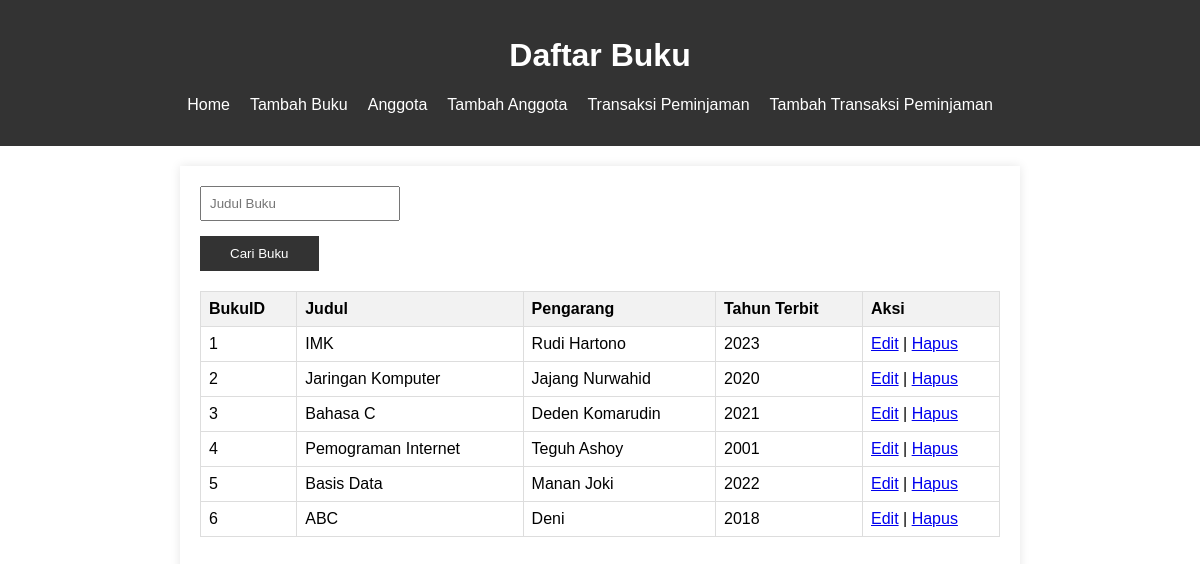
The page / on the database its author committed.
### tables this page shows
CREATE TABLE `buku` (
  `BukuID` int(11) NOT NULL,
  `Judul` varchar(255) NOT NULL,
  `Pengarang` varchar(255) DEFAULT NULL,
  `TahunTerbit` int(11) DEFAULT NULL
);

### index.php (the view, shortened to what this page needs)
<!DOCTYPE html>
<html lang="en">
<head>
    <link rel="stylesheet" href="style.css">
</head>
<body>
    <header>
        <h1>Daftar Buku</h1>
        <nav>
            <ul>
                <li><a href="index.php">Home</a></li>
                <li><a href="tambah.php">Tambah Buku</a></li>
                <li><a href="anggota.php"> Anggota</a></li>
                <li><a href="tambah_anggota.php">Tambah Anggota</a></li>
                <li><a href="transaksi.php">Transaksi Peminjaman</a></li>
                <li><a href="tambah_transaksi.php">Tambah Transaksi Peminjaman</a></li>
            </ul>
        </nav>
    </header>
    <section>
        <form action="index.php" method="GET" class="search-form">
            <div class="search-container">
                <input type="text" id="search" name="search" placeholder="Judul Buku" value="<?php echo isset($_GET['search']) ? $_GET['search'] : ''; ?>">
            </div>
            <button type="submit">Cari Buku</button>
        </form>
        <table class="responsive-table">
            <tr>
                <th>BukuID</th>
                <th>Judul</th>
                <th>Pengarang</th>
                <th>Tahun Terbit</th>
                <th>Aksi</th>
            </tr>
            <?php
            include('koneksi.php');
            $search = isset($_GET['search']) ? $_GET['search'] : '';
            $query = "SELECT * FROM Buku WHERE Judul LIKE '%$search%'";
            $result = mysqli_query($koneksi, $query);
            while ($row = mysqli_fetch_assoc($result)) {
                echo "<tr>";
                echo "<td>" . $row['BukuID'] . "</td>";
                echo "<td>" . $row['Judul'] . "</td>";
                echo "<td>" . $row['Pengarang'] . "</td>";
                echo "<td>" . $row['TahunTerbit'] . "</td>";
                echo "<td>";
                echo "<a href='edit.php?id=" . $row['BukuID'] . "'>Edit</a>
| ";
                echo "<a href='#' onclick='hapusBuku(" . $row['BukuID'] .
                    ")'>Hapus</a>";
                echo "</td>";
                echo "</tr>";
            }
            ?>
        </table>
    </section>
</body>
</html>

### style.css (style rules this page uses)
body { font-family: Arial, sans-serif; margin: 0; padding: 0; }
header { background-color: #333; color: #fff; text-align: center; padding: 1em 0; }
nav ul { list-style-type: none; padding: 0; display: flex; justify-content: center; }
nav li { margin-right: 20px; }
nav a { text-decoration: none; color: #fff; }
section { max-width: 800px; margin: 20px auto; padding: 20px; box-shadow: 0 0 10px rgba(0, 0, 0, 0.1); }
.search-form { margin-bottom: 20px; }
table { width: 100%; border-collapse: collapse; margin-bottom: 20px; }
th, td { border: 1px solid #ddd; padding: 8px; text-align: left; }
th { background-color: #f2f2f2; }
.responsive-table { overflow-x: auto; }
input { width: 100%; padding: 8px; box-sizing: border-box; }
button { background-color: #333; color: #fff; padding: 10px 30px; border: none; cursor: pointer; }
.search-container { display: flex; margin-bottom: 15px; }
input, select { width: 200px; padding: 8px; box-sizing: border-box; }

### rows shown on the page
buku: BukuID "1", Judul "IMK", Pengarang "Rudi Hartono", TahunTerbit "2023"
buku: BukuID "2", Judul "Jaringan Komputer", Pengarang "Jajang Nurwahid", TahunTerbit "2020"
buku: BukuID "3", Judul "Bahasa C", Pengarang "Deden Komarudin", TahunTerbit "2021"
buku: BukuID "4", Judul "Pemograman Internet", Pengarang "Teguh Ashoy", TahunTerbit "2001"
buku: BukuID "5", Judul "Basis Data", Pengarang "Manan Joki", TahunTerbit "2022"
buku: BukuID "6", Judul "ABC", Pengarang "Deni", TahunTerbit "2018"
